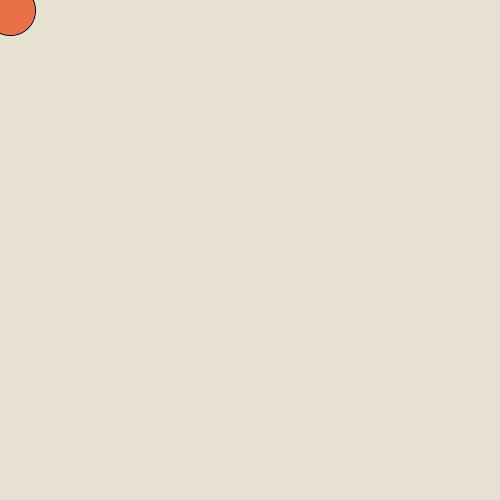
Frame 1 (no input)
Frame 60 (the mouse pressed at the canvas centre just before this capture): identical to frame 1, image omitted
Frame 120 (the mouse held since frame 60 and released just before this capture): identical to frame 1, image omitted

The Processing sketch that drew this single still picture (run headless with seeded random() and noise(); from frame 60 on, the mouse is pressed at the canvas centre):

// Processing sketch: slippery_dot
// ── slippery_dot.pde
/*** When you are done, this program will draw an ellipse 
     that jumps to new location each time you click on it.
***/
 
 // 1. Create three integer variables to represent the x, y, and the size of the ellipse
       int x = 0;
      int y = 0;
      int r = 50;
    void setup() {
      
      // 2. Set the size of your sketch
    size (500,500);
    }
    
    void draw() {
      background (#E8E0D0);
      // 3. Set the background color of your sketch
      
      // 4. Draw an ellipse using the variables created at the top of the sketch for the location and size of your ellipse. 
      //    Make sure it fits in the window. Change the variables if it does not.
      fill (#EA7047);
    ellipse (10 + x,10+ y,r,r);
    if (mousePressed) {
      mousePressed();
      }
    }
    
    /******** This method gets called automatically when you press the mouse ************/
    void mousePressed() {
      //5. Create an integer variable called distance
      int distance = 0;
      //6. The getDistanceFromMouse() method below returns a number.
      //   Set the value of your distance variable to the value returned by the getDistance method
      //   You will need to pass the x and y location of your ellipse to this method.
       distance = getDistanceFromMouse(x,y);
          
      //7.  Use an if statement to check if your distance variable is < the radius of the ellipse
      //    If it is, make a new x AND y for the ellipse, for a new random location on the window
      //    Hint: Use code like this      x = (int) random(width);
       
      if (distance < r){
        x = (int) random(width);
        y = (int) random(width);
      }
    }
    
    /********  This method gives you the number of pixels between the mouse and the x,y point ***********/
    int getDistanceFromMouse(int x, int y) {
      return (int)Math.sqrt(Math.pow((mouseX-x),2) + Math.pow((mouseY-y),2));
    }
